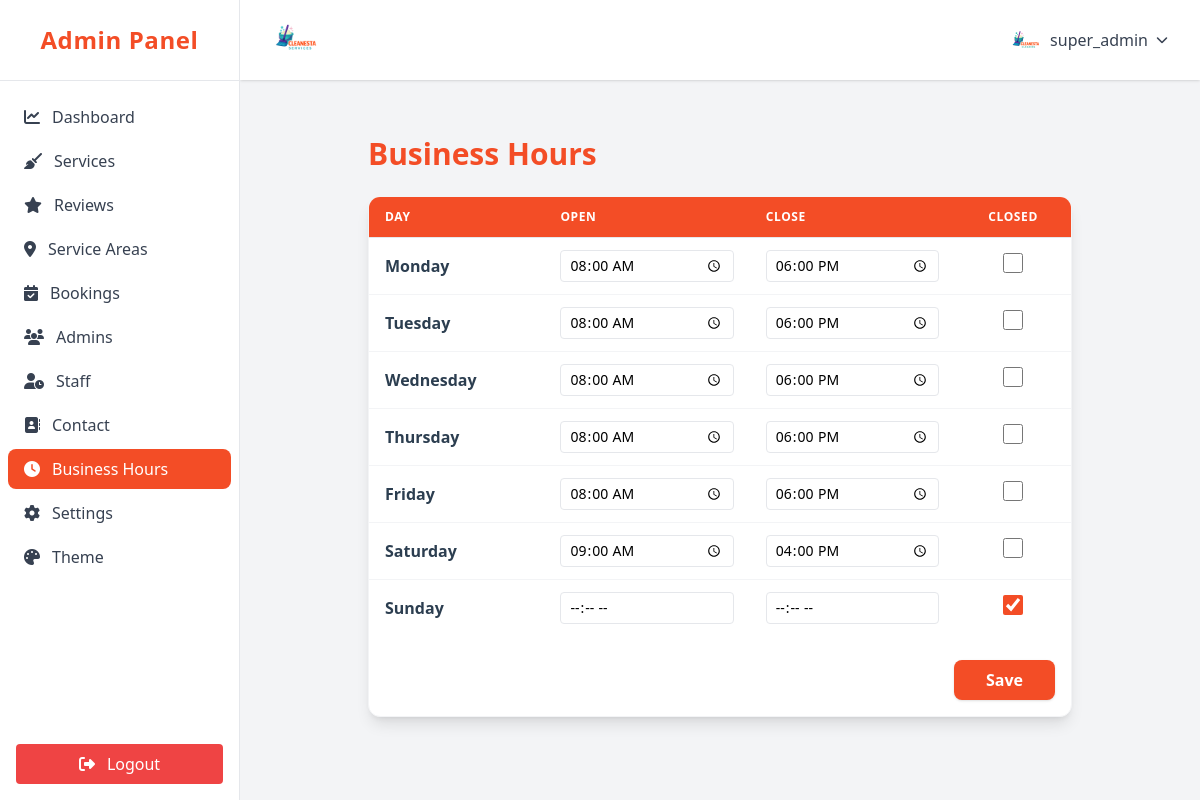
The app's page /admin/business_hours.php (signed in) with its own data.
### tables this page shows
CREATE TABLE `business_hours` (
  `id` int(11) NOT NULL,
  `day` varchar(20) NOT NULL,
  `open_time` time DEFAULT NULL,
  `close_time` time DEFAULT NULL,
  `is_closed` tinyint(1) DEFAULT 0,
  `created_at` timestamp NOT NULL DEFAULT current_timestamp(),
  `updated_at` timestamp NOT NULL DEFAULT current_timestamp() ON UPDATE current_timestamp()
);

### admin/business_hours.php (the view, shortened to what this page needs)
<?php
require_once '../app/config/params.php';
$pdo = $connexion;
global $themeColors;
$stmt = $pdo->query("SELECT * FROM business_hours ORDER BY id ASC");
$hours = $stmt->fetchAll(PDO::FETCH_ASSOC);
?>
<div class="max-w-3xl mx-auto p-4 sm:p-8">
    <h1 class="text-2xl sm:text-3xl font-extrabold mb-6" style="color: <?php echo $themeColors['primary'] ?? '#f34d26'; ?>;">Business Hours</h1>
    <div class="overflow-x-auto rounded-xl shadow-lg bg-white border border-gray-100">
        <form method="post">
            <table class="min-w-full divide-y divide-gray-200">
                <thead>
                    <tr class="bg-[<?php echo $themeColors['primary'] ?? '#f34d26'; ?>] text-white">
                        <th class="px-4 py-3 text-left text-xs font-bold uppercase tracking-wider">Day</th>
                        <th class="px-4 py-3 text-left text-xs font-bold uppercase tracking-wider">Open</th>
                        <th class="px-4 py-3 text-left text-xs font-bold uppercase tracking-wider">Close</th>
                        <th class="px-4 py-3 text-center text-xs font-bold uppercase tracking-wider">Closed</th>
                    </tr>
                </thead>
                <tbody class="divide-y divide-gray-100">
                    <?php foreach ($hours as $row): ?>
                        <tr class="hover:bg-gray-50">
                            <td class="px-4 py-3 font-semibold text-[<?php echo $themeColors['secondary'] ?? '#2c3e50'; ?>]">
                                <?php echo $row['day']; ?>
                            </td>
                            <td class="px-4 py-3">
                                <input type="time" name="open_time[<?php echo $row['id']; ?>]" value="<?php echo $row['open_time']; ?>" class="px-2 py-1 border rounded w-full focus:border-[<?php echo $themeColors['primary'] ?? '#f34d26'; ?>] focus:ring-2 focus:ring-[<?php echo $themeColors['primary'] ?? '#f34d26'; ?>] text-sm bg-white" <?php echo $row['is_closed'] ? 'disabled' : ''; ?>>
                            </td>
                            <td class="px-4 py-3">
                                <input type="time" name="close_time[<?php echo $row['id']; ?>]" value="<?php echo $row['close_time']; ?>" class="px-2 py-1 border rounded w-full focus:border-[<?php echo $themeColors['primary'] ?? '#f34d26'; ?>] focus:ring-2 focus:ring-[<?php echo $themeColors['primary'] ?? '#f34d26'; ?>] text-sm bg-white" <?php echo $row['is_closed'] ? 'disabled' : ''; ?>>
                            </td>
                            <td class="px-4 py-3 text-center">
                                <input type="checkbox" name="is_closed[<?php echo $row['id']; ?>]" value="1" class="accent-[<?php echo $themeColors['primary'] ?? '#f34d26'; ?>] w-5 h-5" <?php echo $row['is_closed'] ? 'checked' : ''; ?> onchange="toggleTimeInputs(this)">
                            </td>
                        </tr>
                    <?php endforeach; ?>
                </tbody>
            </table>
            <div class="flex justify-end mt-6 px-4 pb-4">
                <button type="submit" class="bg-[<?php echo $themeColors['primary'] ?? '#f34d26'; ?>] text-white px-8 py-2 rounded-lg hover:bg-[<?php echo $themeColors['secondary'] ?? '#2c3e50'; ?>] transition font-bold text-base shadow">Save</button>
            </div>
        </form>
    </div>
</div>
<?php
include 'layout.php';

### records on screen
business_hours: day "Monday", open_time "08:00:00", close_time "18:00:00"
business_hours: day "Tuesday", open_time "08:00:00", close_time "18:00:00"
business_hours: day "Wednesday", open_time "08:00:00", close_time "18:00:00"
business_hours: day "Thursday", open_time "08:00:00", close_time "18:00:00"
business_hours: day "Friday", open_time "08:00:00", close_time "18:00:00"
business_hours: day "Saturday", open_time "09:00:00", close_time "16:00:00"
business_hours: day "Sunday", is_closed "☑"

### other values on screen
$item['text'] "Dashboard"
$item['text'] "Services"
$item['text'] "Reviews"
$item['text'] "Service Areas"
$item['text'] "Bookings"
$item['text'] "Admins"
$item['text'] "Staff"
$item['text'] "Contact"
$item['text'] "Business Hours"
$item['text'] "Settings"
$item['text'] "Theme"
$username "super_admin"
